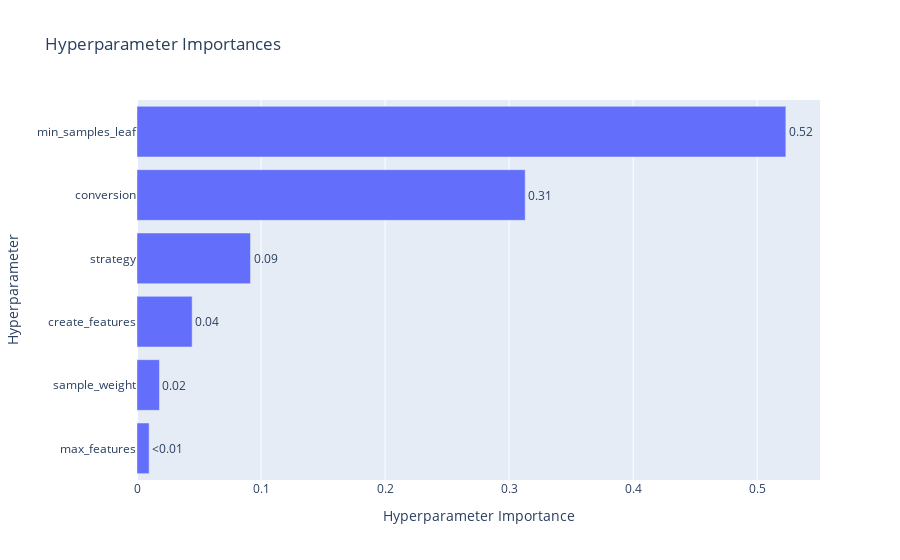

Notebook code cell kept with this figure:
### Code cell
optuna.visualization.plot_param_importances(study)

### Figure 1 — Plotly figure (JSON) as saved in the notebook; plotly's stock layout.template omitted (floating-point values rounded to 4 significant figures)
{"data": [{"cliponaxis": false, "hovertemplate": ["max_features (CategoricalDistribution): 0.009777903258413915<extra></extra>", "sample_weight (CategoricalDistribution): 0.01811140745668074<extra></extra>", "create_features (CategoricalDistribution): 0.04448261917460936<extra></extra>", "strategy (CategoricalDistribution): 0.09150962305625557<extra></extra>", "conversion (IntDistribution): 0.3129912179055675<extra></extra>", "min_samples_leaf (IntDistribution): 0.5231272291484729<extra></extra>"], "name": "Objective Value", "orientation": "h", "text": ["<0.01", "0.02", "0.04", "0.09", "0.31", "0.52"], "textposition": "outside", "type": "bar", "x": [0.009778, 0.01811, 0.04448, 0.09151, 0.313, 0.5231], "y": ["max_features", "sample_weight", "create_features", "strategy", "conversion", "min_samples_leaf"]}], "layout": {"title": {"text": "Hyperparameter Importances"}, "xaxis": {"title": {"text": "Hyperparameter Importance"}}, "yaxis": {"title": {"text": "Hyperparameter"}}}}
